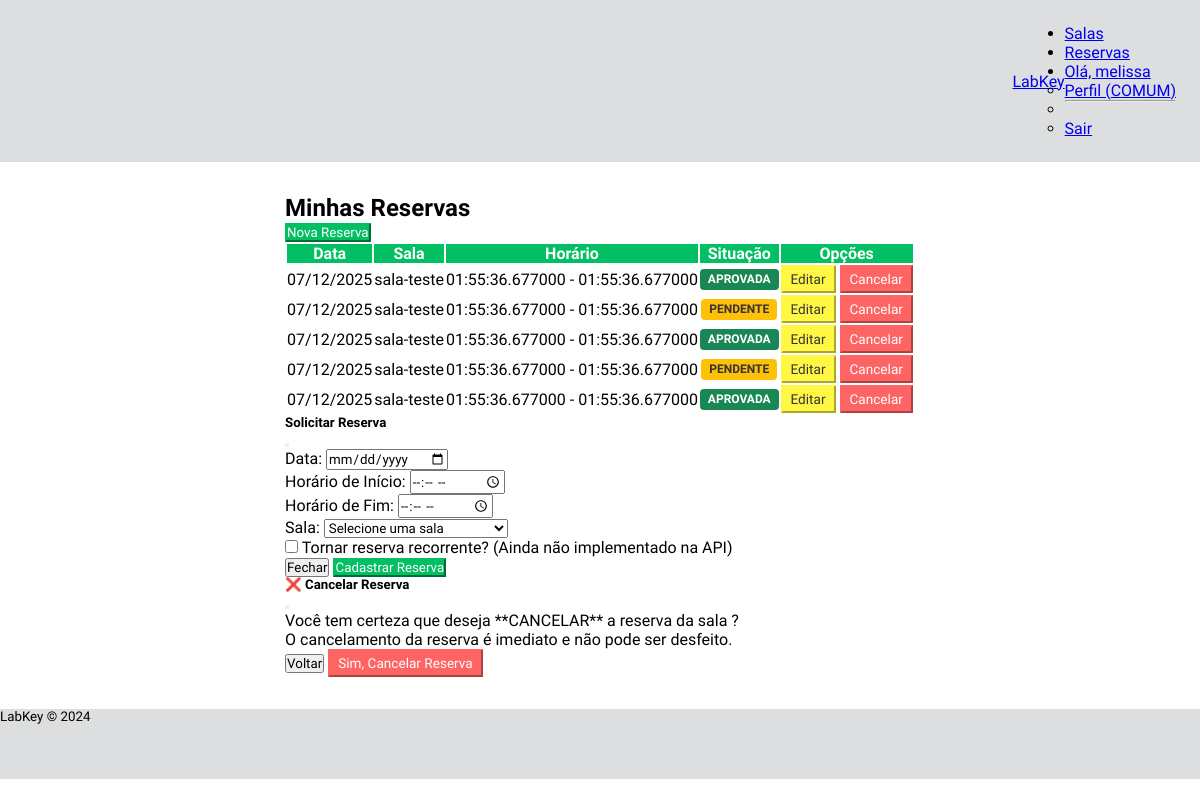
The page /reservas (signed in) on the database its author committed.
### models/models.py (models this page shows)
class ReservaBase(SQLModel):
    data: date = Field(description="Data da reserva")
    hora_inicio: time = Field(description="Hora de início")
    hora_fim: time = Field(description="Hora de término")
    status: StatusReserva = Field(default=StatusReserva.PENDENTE, description="Status atual da reserva")

class Reserva(ReservaBase, table=True):
    id: Optional[int] = Field(default=None, primary_key=True)
    usuario_id: int = Field(foreign_key="usuario.id")
    sala_id: int = Field(foreign_key="sala.id")
    usuario: Optional[Usuario] = Relationship(back_populates="reservas")
    sala: Optional[Sala] = Relationship(back_populates="reservas")

class SalaBase(SQLModel):
    nome: str = Field(unique=True, index=True, description="Nome identificador da sala")
    descricao: Optional[str] = Field(default=None, description="Descrição da sala")
    capacidade: int = Field(description="Capacidade máxima de pessoas")
    localizacao: Optional[str] = Field(default=None, description="Localização física da sala") # Opcional
    recursos: Optional[str] = Field(default=None, description="Equipamentos ou recursos disponíveis") # Opcional

class Sala(SalaBase, table=True):
    id: Optional[int] = Field(default=None, primary_key=True)
    reservas: List["Reserva"] = Relationship(back_populates="sala")

### main.py (the view)
@app.get("/reservas", summary="Página de Reservas (Unificada)")
def reservas_page(request: Request, session: Session = Depends(get_session)):
    if "usuario_id" not in request.session:
        return RedirectResponse(url="/login", status_code=status.HTTP_303_SEE_OTHER)
    nome = request.session.get("nome")
    tipo = request.session.get("tipo_usuario") # Tipo é 'COMUM' ou 'ADMINISTRADOR'
    usuario_id = request.session.get("usuario_id")
    if tipo == TipoUsuario.ADMINISTRADOR.value:
        reservas_exibidas = session.exec(
            select(Reserva).order_by(Reserva.data.desc())
        ).all()
    else:
        reservas_exibidas = session.exec(
            select(Reserva).where(Reserva.usuario_id == usuario_id).order_by(Reserva.data.desc())
        ).all()
    salas = session.exec(select(Sala)).all()
    return templates.TemplateResponse(
        "reservas.html",
        {
            "request": request,
            "nome": nome,
            "tipo_usuario": tipo,
            "todas_as_reservas": reservas_exibidas,
            "salas_disponiveis": salas,
        }
    )

### templates/reservas.html (shortened to what this page needs)
{% extends "base_dashboard.html" %}
{% block content %}
<div class="container my-5">
    <h2 class="text-center mb-5">
        {% if tipo_usuario == 'ADMINISTRADOR' %}
            Gerenciamento de Todas as Reservas
        {% else %}
            Minhas Reservas
        {% endif %}
    </h2>
    <div class="d-flex justify-content-end mb-4">
        <button
            class="btn btn-nova-reserva"
            type="button"
            data-coreui-toggle="modal"
            data-coreui-target="#modalCadastroReserva"
        >
             Nova Reserva
        </button>
    </div>
    <div class="table-responsive">
        <table class="table table-bordered table-hover">
            <thead>
                <tr>
                    <th scope="col">Data</th>
                    <th scope="col">Sala</th>
                    <th scope="col">Horário</th>
                    <th scope="col">Situação</th>
                    <th scope="col">Opções</th>
                </tr>
            </thead>
            <tbody>
                {% for reserva in todas_as_reservas %}
                <tr>
                    <td>{{ reserva.data | date_format('%d/%m/%Y') }}</td>
                    <td>{{ reserva.sala.nome }}</td>
                    <td>{{ reserva.hora_inicio }} - {{ reserva.hora_fim }}</td>
                    <td>
                        {% set status_string = reserva.status.value | default(reserva.status) %}
                        <span class="status-badge status-{{ status_string | lower }}">
                            {{ status_string | upper }}
                        </span>
                    </td>
                    <td>
                        {% if tipo_usuario == 'ADMINISTRADOR' %}
                            {% if reserva.status.value == 'Pendente' %}
                                <button
                                    class="btn btn-aprovar btn-status-admin"
                                    type="button"
                                    data-reserva-id="{{ reserva.id }}"
                                    data-novo-status="APROVADA"
                                >
                                    Aprovar
                                </button>
                                <button
                                    class="btn btn-rejeitar btn-status-admin"
                                    type="button"
                                    data-reserva-id="{{ reserva.id }}"
                                    data-novo-status="REJEITADA"
                                >
                                    Rejeitar
                                </button>
                            {% elif reserva.status.value == 'Aprovada' %}
                                <button
                                    class="btn btn-rejeitar btn-status-admin"
                                    type="button"
                                    data-reserva-id="{{ reserva.id }}"
                                    data-novo-status="REJEITADA"
                                >
                                    Rejeitar
                                </button>
                            {% else %}
                                <span class="text-muted">Status Finalizado</span>
                            {% endif %}
                        {% else %}
                            {% if reserva.status.value == 'Pendente' or reserva.status.value == 'Aprovada' %}
                                <button
                                    class="btn btn-editar-reserva"
                                    type="button"
                                    data-reserva-id="{{ reserva.id }}"
                                    data-reserva-data="{{ reserva.data }}"
                                    data-reserva-inicio="{{ reserva.hora_inicio }}"
                                    data-reserva-fim="{{ reserva.hora_fim }}"
                                    data-reserva-sala-id="{{ reserva.sala.id }}"
                                    data-coreui-toggle="modal"
                                    data-coreui-target="#modalCadastroReserva"
                                >
                                    Editar
                                </button>
                                <button
                                    class="btn btn-cancelar-reserva"
                                    type="button"
                                    data-reserva-id="{{ reserva.id }}"
                                    data-reserva-nome="{{ reserva.sala.nome }}"
                                    data-coreui-toggle="modal"
                                    data-coreui-target="#modalCancelamento"
                                >
                                    Cancelar
                                </button>
                            {% else %}
                                <span class="text-muted">Ação indisponível</span>
                            {% endif %}
                        {% endif %}
                    </td>
                </tr>
                {% endfor %}
            </tbody>
        </table>
    </div>
    <div
        class="modal fade"
        id="modalCadastroReserva"
        tabindex="-1"
        aria-labelledby="modalCadastroReservaLabel"
        aria-hidden="true"
    >
        <div class="modal-dialog">
            <div class="modal-content">
                <form id="formReserva" data-reserva-id="">
                    <div class="modal-header">
                        <h5 class="modal-title" id="modalCadastroReservaLabel">
                            Solicitar Reserva
                        </h5>
                        <button
                            class="btn-close"
                            type="button"
                            data-coreui-dismiss="modal"
                            aria-label="Fechar"
                        ></button>
                    </div>
                    <div class="modal-body">
                        <div class="mb-3">
                            <label for="reservaData" class="form-label">Data:</label>
                            <input
                                class="form-control"
                                id="reservaData"
                                name="data"
                                type="date"
                                required
                            />
                        </div>
                        <div class="row">
                            <div class="col-6 mb-3">
                                <label for="horaInicio" class="form-label">Horário de Início:</label>
                                <input
                                    class="form-control"
                                    id="horaInicio"
                                    name="hora_inicio"
                                    type="time"
                                    required
                                />
                            </div>
                            <div class="col-6 mb-3">
                                <label for="horaFim" class="form-label">Horário de Fim:</label>
                                <input
                                    class="form-control"
                                    id="horaFim"
                                    name="hora_fim"
                                    type="time"
                                    required
                                />
                            </div>
                        </div>
                        <div class="mb-3">
                            <label for="salaId" class="form-label">Sala:</label>
                            <select class="form-control" id="salaId" name="sala_id" required>
                                <option value="" disabled selected>Selecione uma sala</option>
                            </select>
                        </div>
                        <div class="form-check mb-3">
                            <input
                                class="form-check-input"
                                id="reservaRecorrente"
                                name="recorrente"
                                type="checkbox"
                            />
                            <label class="form-check-label" for="reservaRecorrente">
                                Tornar reserva recorrente? (Ainda não implementado na API)
                            </label>
                        </div>
                    </div>
                    <div class="modal-footer">
                        <button
                            class="btn btn-secondary"
                            type="button"
                            data-coreui-dismiss="modal"
                        >
                            Fechar
                        </button>
                        <button class="btn save-btn" type="submit" id="btnSalvarReserva">
                            Cadastrar Reserva
                        </button>
                    </div>
                </form>
            </div>
        </div>
    </div>
    <div class="modal fade" id="modalCancelamento" tabindex="-1" aria-labelledby="modalCancelamentoLabel" aria-hidden="true">
        <div class="modal-dialog">
            <div class="modal-content">
                <div class="modal-header bg-danger text-white">
                    <h5 class="modal-title" id="modalCancelamentoLabel">❌ Cancelar Reserva</h5>
                    <button class="btn-close btn-close-white" type="button" data-coreui-dismiss="modal" aria-label="Fechar"></button>
                </div>
                <div class="modal-body">
                    <p>Você tem certeza que deseja **CANCELAR** a reserva da sala <strong id="nomeSalaCancelamento"></strong>?</p>
                    <p class="text-danger">O cancelamento da reserva é imediato e não pode ser desfeito.</p>
                </div>
                <div class="modal-footer">
                    <button class="btn btn-secondary" type="button" data-coreui-dismiss="modal">Voltar</button>
                    <button class="btn btn-cancelar-reserva" type="button" id="confirmarCancelamento">Sim, Cancelar Reserva</button>
                </div>
            </div>
        </div>
    </div>
</div>
{% endblock %}

### static/css/style.css (style rules this page uses)
* { margin: 0; padding: 0; box-sizing: border-box; font-family: "Lexend", sans-serif; }
html, body { width: 100%; min-height: 100vh; background-color: #f8f8f8; }

### templates/reservas.html (style rules this page uses)
.table thead th { background-color: #03bf63; color: white; text-align: center; vertical-align: middle; }
.table tbody td { vertical-align: middle; text-align: center; }
.btn-nova-reserva { background-color: #03bf63; color: white; border-color: #03bf63; transition: transform 0.2s; }
.status-badge { display: inline-block; padding: .35em .65em; font-size: 75%; font-weight: 700; line-height: 1; text-align: center; white-space: nowrap; vertical-align: baseline; border-radius: .25rem; }
.status-aprovada { background-color: #198754; color: white; }
.status-pendente { background-color: #ffc107; color: #333; }
.btn-editar-reserva { background-color: #fff743; color: #333; border-color: #fff743; font-size: 0.85rem; padding: 0.25rem 0.5rem; }
.btn-cancelar-reserva { background-color: #ff6464; color: white; border-color: #ff6464; font-size: 0.85rem; padding: 0.25rem 0.5rem; }
.modal-footer .save-btn { background-color: #03bf63; border-color: #03bf63; color: white; }

### rows shown on the page
Reserva: data "07/12/2025", sala.nome "sala-teste", hora_inicio "01:55:36.677000", hora_fim "01:55:36.677000", status "APROVADA"
Reserva: data "07/12/2025", sala.nome "sala-teste", hora_inicio "01:55:36.677000", hora_fim "01:55:36.677000", status "PENDENTE"
Reserva: data "07/12/2025", sala.nome "sala-teste", hora_inicio "01:55:36.677000", hora_fim "01:55:36.677000", status "APROVADA"
Reserva: data "07/12/2025", sala.nome "sala-teste", hora_inicio "01:55:36.677000", hora_fim "01:55:36.677000", status "PENDENTE"
Reserva: data "07/12/2025", sala.nome "sala-teste", hora_inicio "01:55:36.677000", hora_fim "01:55:36.677000", status "APROVADA"

### other values the page prints
{{ nome.split(' ')[0] }} "melissa"
{{ tipo_usuario }} "COMUM"
